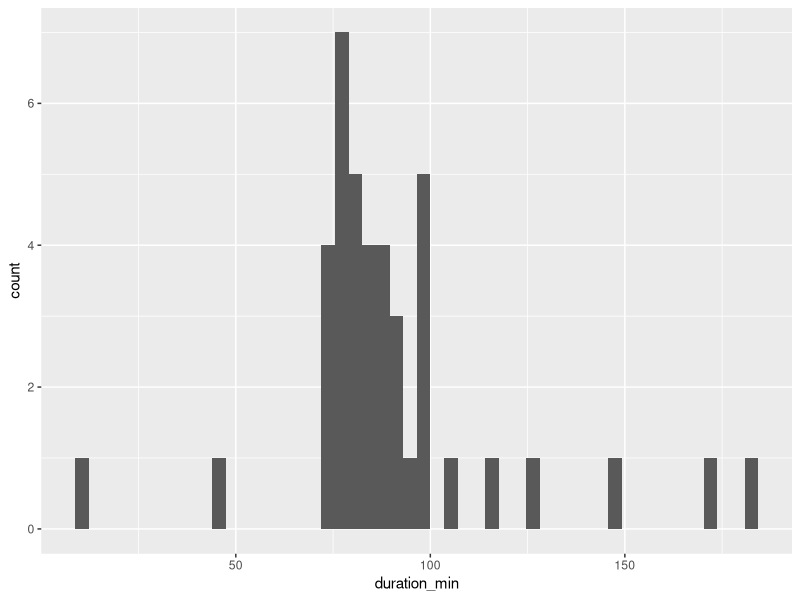
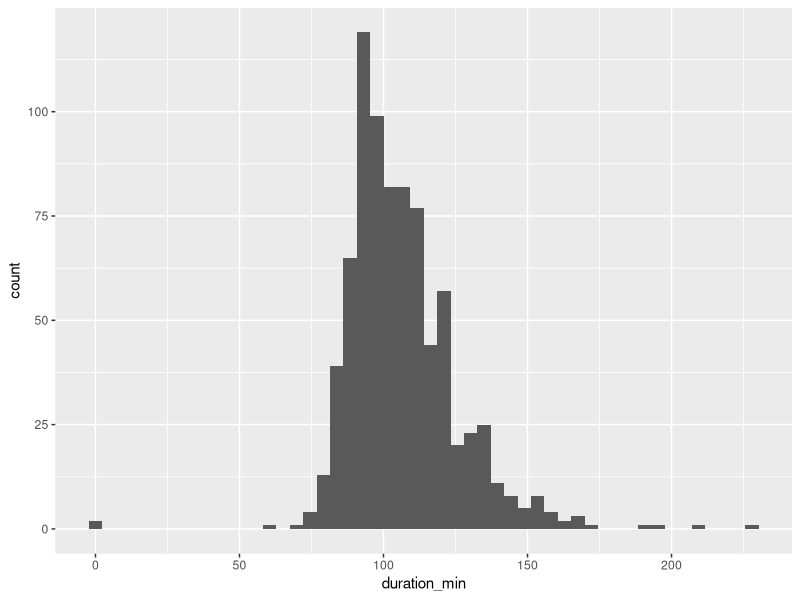

R code for these plots, in order:
## ---- chunk 1
knitr::opts_chunk$set(echo = TRUE)
## ---- chunk 2
library(tidyverse)
library(ggplot2)

netflix_titles <- read_csv("netflix_titles.csv")

netflix_movies <- netflix_titles %>%
  select("type", "title", "country", "release_year", "rating", "duration", "listed_in")

#converts the duration column (char) to numerical values
netflix_movies <- netflix_movies %>% 
  mutate(duration_min = parse_number(duration))

netflix_movies

## ---- chunk 3
netflix_movies %>%
  filter(rating == "G") %>%
  ggplot() + 
  geom_histogram(aes(x = duration_min, na.rm = TRUE), bins = 50)

#The distribution has a slight right skew
## ---- chunk 4
netflix_movies %>%
  filter(rating == "R") %>%
  ggplot() + 
  geom_histogram(aes(x = duration_min, ), bins = 50)

#The distribution has a slight right skew
## ---- chunk 5
movies_R_G <- netflix_movies %>%
  filter (rating == "G" | rating == "R") 

t.test(duration_min ~ rating, data = movies_R_G, na.rm = TRUE)

## ---- chunk 6
#Testing if the slight right skew affects the outcome of significance.
wilcox.test(duration_min ~ rating, data = movies_R_G, na.rm = TRUE)
